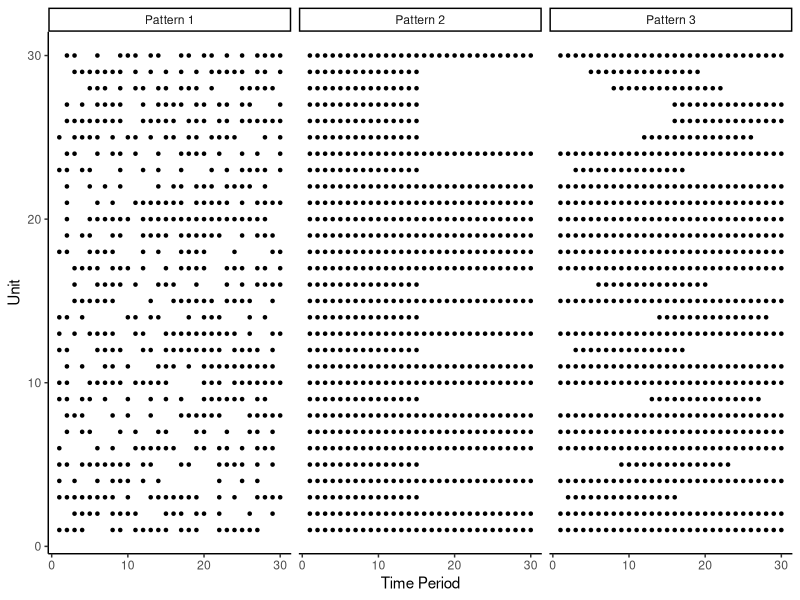
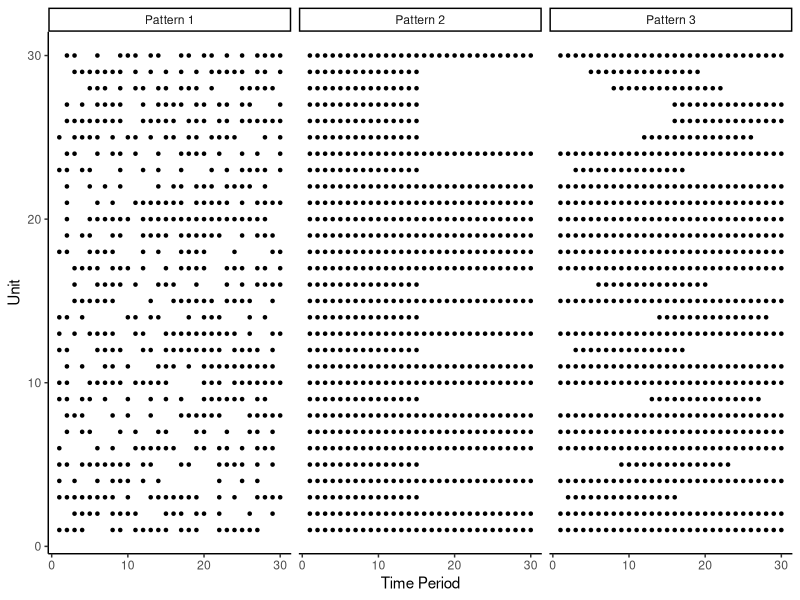

The R source for these figures, in order:
######################################### Online Supplement ########################################
# Figure "Patterns of Randomly Missing Observations"
#
####################################################################################################

# general settings
library(data.table)
library(ggplot2)
library(ggthemes)
set.seed(1805L)
phi <- 0.4
n <- 30L
n1 <- n * phi
n2 <- n * (1.0 - phi)
t <- 30L
t1 <- t / 2L
t2 <- t
id <- sample(n)

# pattern 1
df <- data.frame(
  i = rep(id[seq.int(n)], each = t),
  t = rep.int(seq.int(t), n)
)
dt1 <- df[sample(n * t, n * t * (1.0 - phi)), ]
setDT(dt1)

# pattern 2
df1 <- data.frame(
  i = rep(id[seq.int(n1)], each = t1),
  t = rep.int(seq.int(t1), n1)
)
df2 <- data.frame(
  i = rep(id[seq.int(to = n1 + n2, length.out = n2)], each = t2),
  t = rep.int(seq.int(t2), n2)
)
dt2 <- rbind(df1, df2)
setDT(dt2)

# pattern 3
s <- rep(sample(seq.int(0L, t1), n1, replace = TRUE), each = t1)
df1 <- data.frame(
  i = rep(id[seq.int(n1)], each = t1),
  t = s + rep.int(seq.int(t1), n1)
)
dt3 <- rbind(df1, df2)
setDT(dt3)

# generate figure 6
setkey(dt1, i)
setkey(dt2, i)
setkey(dt3, i)
dt1[, type := "Pattern 1"]
dt2[, type := "Pattern 2"]
dt3[, type := "Pattern 3"]
dt <- rbind(dt1, dt2, dt3)
ggplot(dt, aes(t, i)) +
  geom_point(shape = 20) +
  facet_grid(~type) +
  theme_classic() +
  xlab("Time Period") +
  ylab("Unit")
ggsave("figures/supp_figure6.pdf", width = 12, height = 5)
